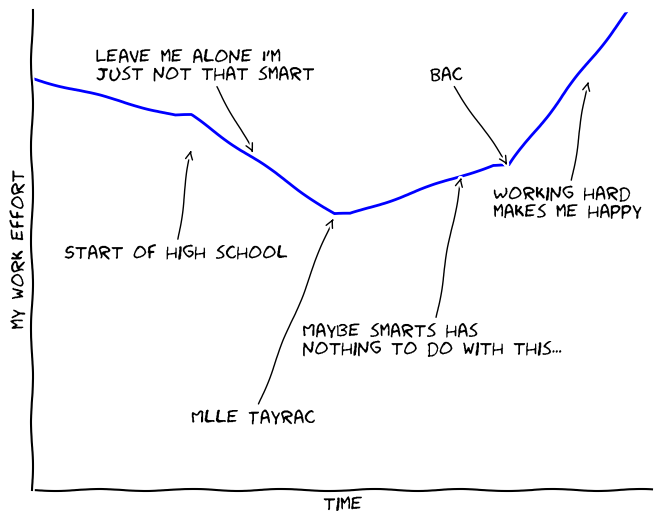

Write Python code to recreate this figure.
from matplotlib import pyplot as plt
import numpy as np
plt.xkcd()

ymin = -25

fig = plt.figure()
ax = fig.add_subplot(1, 1, 1)
ax.spines['right'].set_color('none')
ax.spines['top'].set_color('none')
plt.xticks([])
plt.yticks([])
ax.set_ylim([ymin, 10])

data = [5 - .3 * t for t in range(10)]
data += [data[-1] - .8 * t for t in range(10)]
data += [data[-1] + .4 * t for t in range(10)]
data += [data[-1] + 1.5 * t for t in range(10)]

plt.annotate(
    'Start of high school',
    xy=(10, -.01), arrowprops=dict(arrowstyle='->'), xytext=(2, -8))

plt.annotate(
    "Leave me alone I'm \njust not that smart",
    xy=(14, -.6), arrowprops=dict(arrowstyle='->'), xytext=(4, 5))

plt.annotate(
    "Mlle Tayrac",
    xy=(19, -5), arrowprops=dict(arrowstyle='->'), xytext=(10, -20))

plt.annotate(
    "Maybe smarts has \nnothing to do with this...",
    xy=(27, -2), arrowprops=dict(arrowstyle='->'), xytext=(17, -15))

plt.annotate(
    "Bac",
    xy=(30, -1.5), arrowprops=dict(arrowstyle='->'), xytext=(25, 5))

plt.annotate(
    "Working hard \nmakes me happy",
    xy=(35, 5), arrowprops=dict(arrowstyle='->'), xytext=(29, -5))


plt.plot(data)

plt.xlabel('time')
plt.ylabel('my work effort')
plt.savefig('xkcd_vks_learning.png', bbox_inches='tight')
